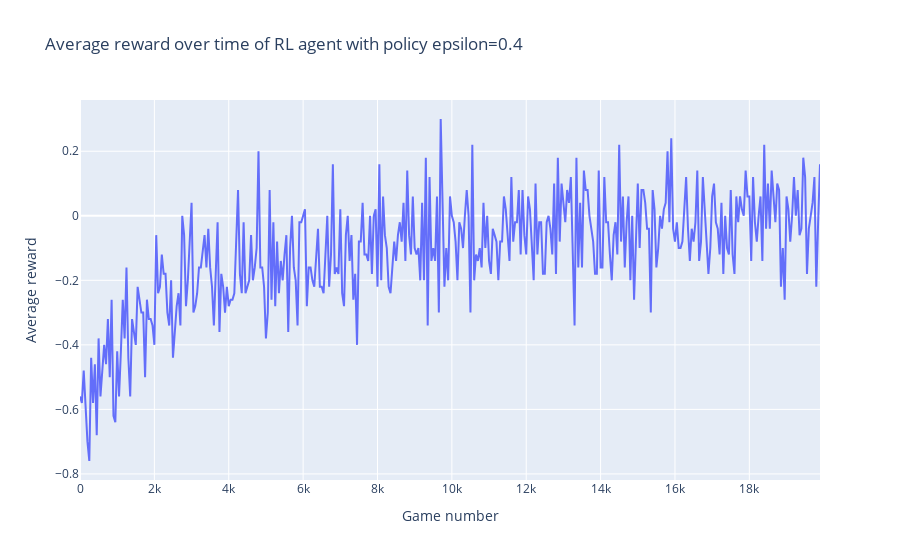

Notebook cell for this chart:
### Markdown cell above
#### Question 1

### Code cell
epsilon = 0.4

player_opt = OptimalPlayer(epsilon=0.5)
agent = QlearningAgent(epsilon=epsilon)

winnerList = play_games(player_opt, agent, maxGames=20_000)

x = np.arange(winnerList.size//50-1)
y = np.zeros(x.shape)
for i in x:
    y[i] = winnerList[i*50:(i+1)*50].mean()

fig = px.line(x=50*x, y=y, title=f'Average reward over time of RL agent with policy epsilon={epsilon}')
fig.update_layout(xaxis_title='Game number', yaxis_title='Average reward')
fig.show()

### Figure 1 — Plotly figure (JSON) as saved in the notebook; plotly's stock layout.template omitted (floating-point values rounded to 4 significant figures; data arrays with more than 128 entries replaced by an {"elided": "..."} marker saying what was removed)
{"data": [{"hovertemplate": "x=%{x}<br>y=%{y}<extra></extra>", "legendgroup": "", "line": {"color": "#636efa", "dash": "solid"}, "marker": {"symbol": "circle"}, "mode": "lines", "name": "", "orientation": "v", "showlegend": false, "type": "scatter", "x": {"elided": "399 int values"}, "xaxis": "x", "y": {"elided": "399 float values"}, "yaxis": "y"}], "layout": {"legend": {"tracegroupgap": 0}, "title": {"text": "Average reward over time of RL agent with policy epsilon=0.4"}, "xaxis": {"anchor": "y", "domain": [0, 1], "title": {"text": "Game number"}}, "yaxis": {"anchor": "x", "domain": [0, 1], "title": {"text": "Average reward"}}}}
